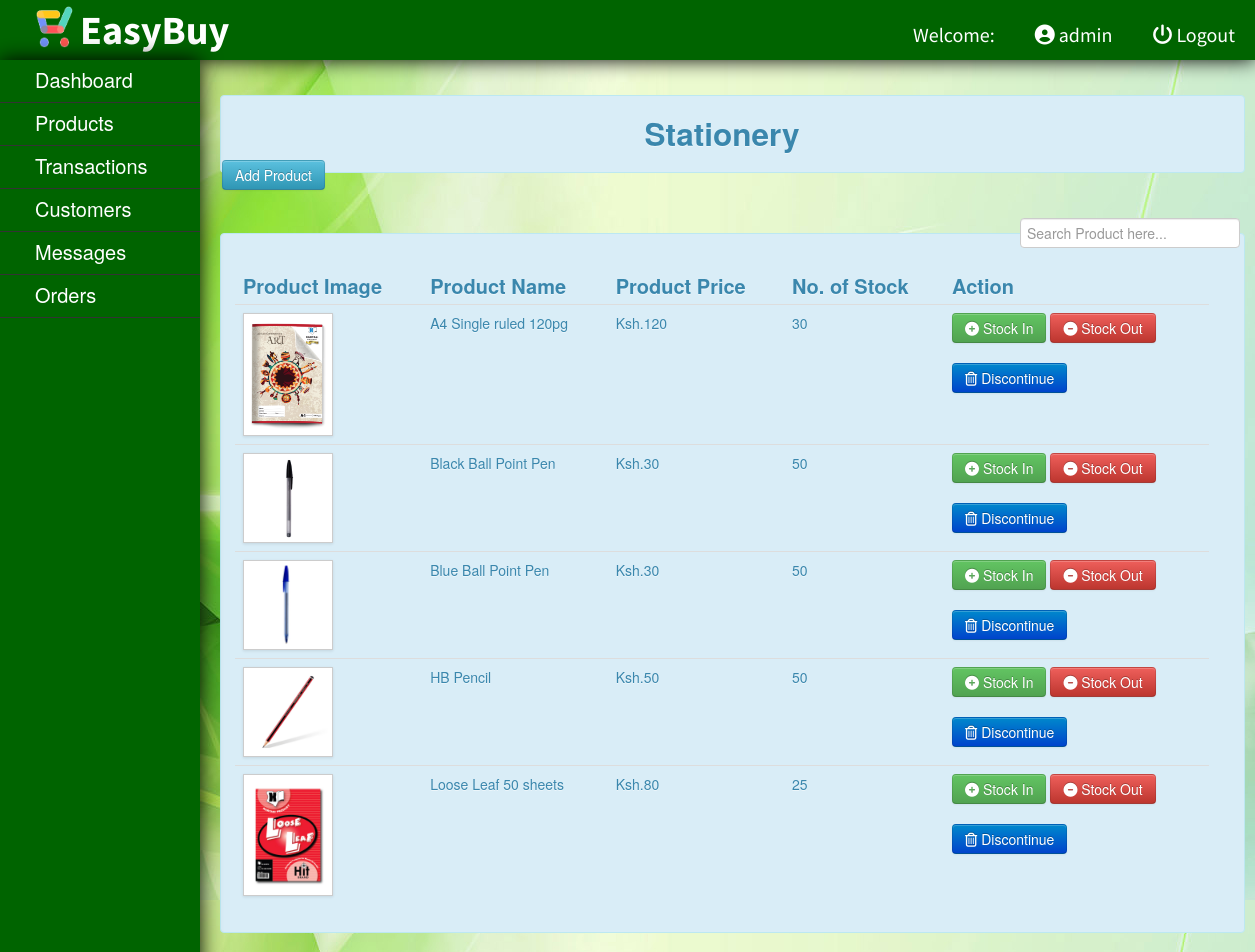
The page /admin/admin_stationery.php (signed in) on the database as committed earlier.
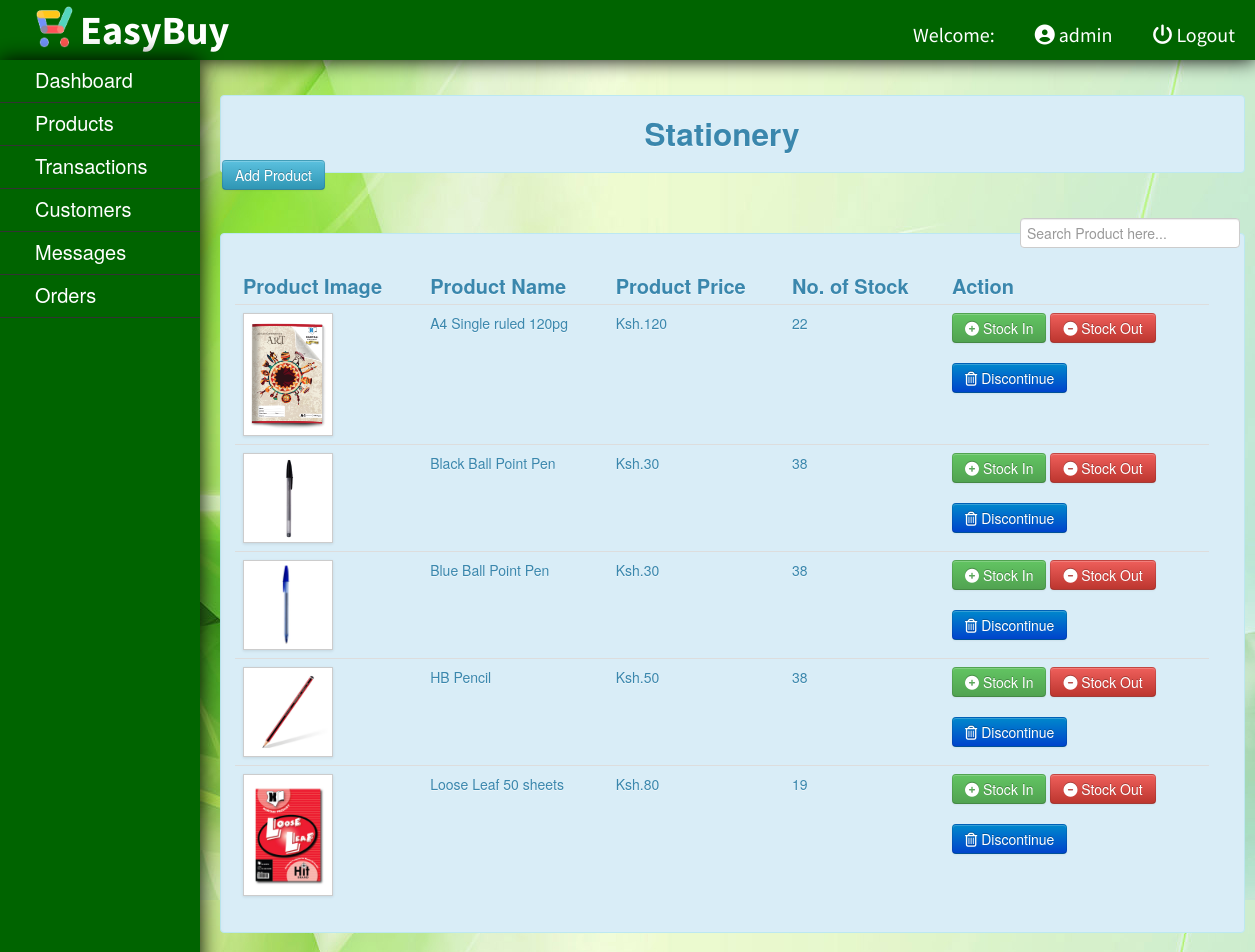
The same page on the database as committed later.
### tables this page shows
CREATE TABLE `product` (
  `productid` int(8) NOT NULL,
  `name` varchar(45) NOT NULL,
  `category` varchar(20) NOT NULL,
  `brand` varchar(20) NOT NULL,
  `price` int(10) NOT NULL,
  `image` text DEFAULT NULL
);

CREATE TABLE `stock` (
  `productid` int(8) NOT NULL,
  `quantity` int(6) NOT NULL
);

### admin/admin_stationery.php (the view, shortened to what this page needs)
<?php
	include("../db/dbconn.php");
?>
<!DOCTYPE html>
<html>
<?php require_once('../template/header_admin.php'); ?>
	<br>
			<a href="#add" role="button" class="btn btn-info" data-toggle="modal" style="position:absolute;margin-left:222px; margin-top:140px; z-index:-1000;">Add Product</a>
					<?php require_once('../template/admin_nav.php'); ?>
					<div id="rightcontent" style="position:absolute; top:10%;">
								<div class="alert alert-info"><center><h2>Stationery</h2></center></div>
								<br />
									<label  style="padding:5px; float:right;"><input type="text" name="filter" placeholder="Search Product here..." id="filter"></label>
								<br />
								<div class="alert alert-info">
								<table class="table table-hover" style="background-color:;">
									<thead>
									<tr style="font-size:20px;">
										<th>Product Image</th>
										<th>Product Name</th>
										<th>Product Price</th>
										<th>No. of Stock</th>
										<th>Action</th>
									</tr>
									</thead>
									<tbody>
									<?php
										$query = $conn->query("SELECT * FROM `product` WHERE category='Stationery' AND productstatus='On sale' ORDER BY `name`") or die(mysqli_error());
										while($fetch = $query->fetch_array())
											{
											$id = $fetch['productid'];
									?>
									<tr class="del<?php echo $id?>">
										<td><img class="img-polaroid" src = "../photo/<?php echo $fetch['image']?>" height = "70px" width = "80px"></td>
										<td><?php echo $fetch['name']?></td>
										<td>Ksh.<?php echo number_format($fetch['price'])?></td>
										<?php
										$query1 = $conn->query("SELECT * FROM `stock` WHERE productid='$id'") or die(mysqli_error());
										$fetch1 = $query1->fetch_array();
										?>
										<td><?php echo $fetch1['quantity']?></td>
										<td>
										<?php
										echo "<a href='stockin.php?id=".$id."' class='btn btn-success' rel='facebox'><i class='fas fa-plus-circle'></i> Stock In</a> ";
										echo "<a href='stockout.php?id=".$id."' class='btn btn-danger' rel='facebox'><i class='fas fa-minus-circle'></i> Stock Out</a>";
										echo "<br><br><a href='discontinue.php?id=".$id."' class='btn btn-primary' rel='facebox'><i class='fa fa-trash-o'></i> Discontinue</a>";
										?>
										</td>
									</tr>
									<?php
										}
									?>
									</tbody>
								</table>
								</div>
								</div>
		</body>
	</html>

Rows that differ between the two databases and show on the page:
changed through a linked row, product "A4 Single ruled 120pg": stock.quantity "30" → "22"
changed through a linked row, product "Black Ball Point Pen": stock.quantity "50" → "38"
changed through a linked row, product "Blue Ball Point Pen": stock.quantity "50" → "38"
changed through a linked row, product "HB Pencil": stock.quantity "50" → "38"
changed through a linked row, product "Loose Leaf 50 sheets": stock.quantity "25" → "19"
